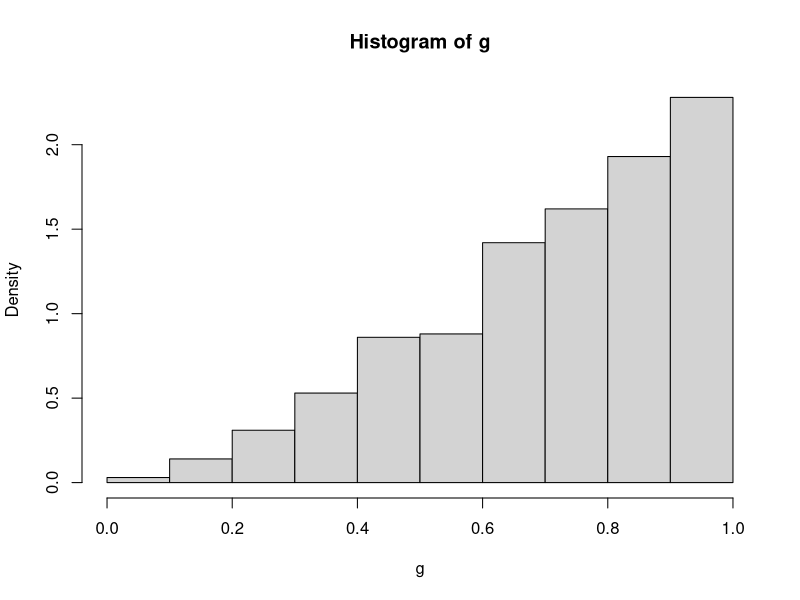
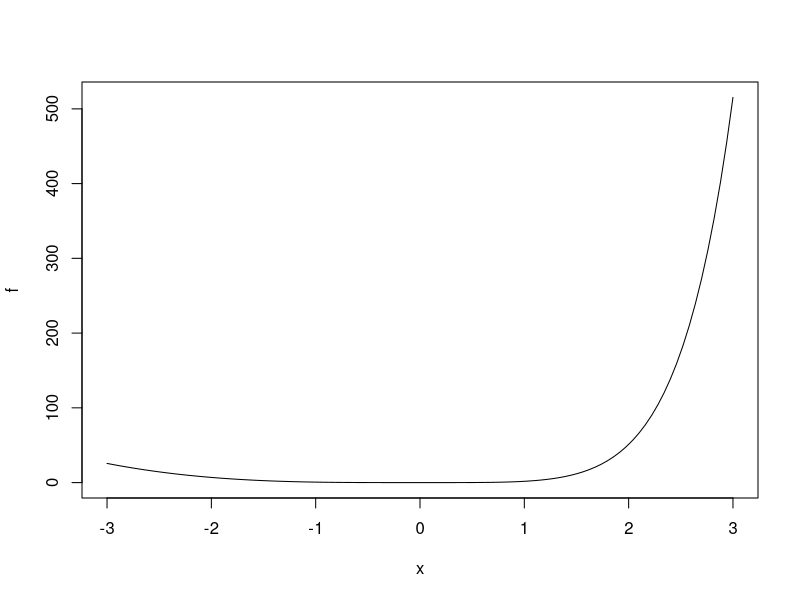

Here is the R script that generated these plots, in order:
## ---- chunk 1
# Due Week 6, Saturday Feb 29 by 11:59 PM on Compass
options(scipen = 1, digits = 4, width = 80)
library(knitr)
opts_chunk$set(echo=FALSE,
               cache=TRUE, autodep=TRUE, cache.comments=FALSE,
               message=FALSE, warning=FALSE)
## ---- chunk 2
u = numeric()
k = numeric()

geo = function(n,p){
for (i in 1:n) {
  u[i] = runif(1)
  if (u[i] < p)
    k[i] = 0
  else
    k[i] = ceiling(log(1-u[i])/log(1-p))-1#inverse cdf
}
  return(k)
}

mean(geo(1000, 0.4))
mean(rgeom(1000,0.4))

## ---- chunk 3
u1 <- runif(1000, 0, 2)
x1 <- 2*mean(cos(exp(u1)*u1))
x1
## ---- chunk 4
x <- runif(1000)
y <- runif(1000)
x2 <- mean(exp(-(x+y)^2) * (x^2+y))
x2

## ---- chunk 5
x <- runif(1000, 0, 3)
y <- runif(1000, 0, 4)
x3 <- 12*mean(exp(-(x+y)^2) * (x^2+y))
x3
## ---- chunk 6
set.seed(123)
u = runif(1000)
I0 = mean(log(u+1))
I0
## ---- chunk 7
set.seed(123)
u = runif(1000)
x = numeric()
for(i in 1: 1000){
  x[i] = mean(log(u[i]+1))
}

E0 <- sd(x)/sqrt(1000)
E0
## ---- chunk 8
set.seed(123)
k1 <- 500
u1 <- runif(k1)
I11 <- mean(log(u1+1))

set.seed(124)
k2 <- 500
u2 <- runif(k2)
I12 <- mean(log(1-u2 + 1))

I1 <- (I11 + I12)/2
I1
## ---- chunk 9
I1 = numeric()
I11 = numeric()
I12 = numeric()


for(i in 1:1000){
  k1 <- 500
  u1 <- runif(500)
  I11[i] <- mean(log(u1 + 1))
  
  k2 <- 500
  u2 <- runif(500)
  I12[i] <- mean(log(1-u2+1))
  
  
  I1[i] <- (I11[i] + I12[i])/2
}

E1 <- sd(I1)
E1
## ---- chunk 10
#inverse cdf
set.seed(123)
alpha <- 1.5
u <- runif(1000)
g <- u^(1/(alpha+1))
hist(g, probability = TRUE)
## ---- chunk 11
m = 10000
alpha = 1.5

g = function(x){
  g = log(x+1)

}

u = runif(m)
x = u^(1/(alpha+1))
gfphi = g(x)/(2.5*x^1.5)
I2 = mean(gfphi)
I2
## ---- chunk 12
m = 10000
alpha = 1.5

fg = function(x){
  f = log(x+1)
  g = (x>0)*(x<1)
  f*g
}


estimates = numeric()

for(i in 1:m){
  x = runif(1000)^(1/(alpha+1))
  gfphi = g(x)/((1+alpha)*x^alpha)
  estimates[i] = mean(gfphi)
}

E2 = sd(estimates)
E2
## ---- chunk 13
f <- function(x) x^3*(exp(x)-1)
plot(f, from = -3, to = 3)
## ---- chunk 14
u <- runif(10000, -3, 3)
s0 <- 6*mean(u^3*(exp(u)-1))
s0
## ---- chunk 15
m = 10000
k = 6

S1 = numeric()
g = function(x){
  x^3*(exp(x)-1)
}

for(j in -3:3){
  S1[j] = mean(g(runif(m/k, j-1, j)))
}

S1 <- sum(S1)
S1
## ---- chunk 16
n <- 1000
estimates <- matrix(0, n, 2)

m = 10000
k = 6
S1 = numeric(k)

g = function(x){
  x^3*(exp(x)-1)
}

for(i in 1:n){
  estimates[i, 1] = 6*mean(g(runif(m, -3, 3)))
  
  for(j in -3:3){
  S1[j] = mean(g(runif(m/k, j-1, j)))
  }
  
  estimates[i, 2] = sum(S1)
}


apply(estimates, 2, mean)

apply(estimates, 2, var)

## ---- chunk 17
#refer to example 3.5
x = seq(0.1, 2.5, by = 0.1)
u = runif(10000)

cdf = numeric()
se = numeric()

for (i in 1:length(x)) {
  u = runif(10000, 0, x[i])
  gx = exp(-u^2 / 2)
  cdf[i] = x[i]*mean(gx)/sqrt(2*pi) + 0.5
  se[i] = x[i]*sd(gx)/sqrt(2*pi)/sqrt(10000)
}

#cbind(x, cdf,   phi=pnorm(q = x),se)

cbind(x, cdf,   phi=pnorm(q = x),se)[20,4]^2 # variance for MC estimate of phi(2).

cbind(x, cdf, phi=pnorm(q = x),se)[20,2]+cbind(x, cdf, phi=pnorm(q = x),se)[20,4]*c(-1.96,1.96) # 95% CI for MC estimate of phi(2).

## ---- chunk 18
f <- function(x){
  x^2 * (1-x)^2
}

beta <- function(x){
  if(x <= 0) {return (0)}
  if(x >= 1) {return (1)}
  
  c <- 1/integrate(f, 0, 1)$val
  u <- runif(2000, 0, x)
  ret <- x*c*mean(f(u))
  return (ret)
}

x <- seq(0.1, 0.9, 0.1)
cdf <- numeric()

for( i in 1:9) {
  cdf[i] <- beta(x[i])
}

true_cdf <- pbeta(x, 3, 3)

data.frame(x, cdf, true_cdf, abs(true_cdf - cdf))

#similar result
## ---- chunk 19
m = 1000
theta.hat = numeric()
se = numeric()

gf = function(x){
  g = exp(-x^2/2)/(x^2/sqrt(2*pi))
  f = (x>1)
  g*f
}

##try f1
x = rexp(m, 1)
gfphi = gf(x)/exp(-x)
theta.hat[1] = mean(gfphi)
se[1] = sd(gfphi)/sqrt(m)

##try f2
#use inverse cdf to similarte the f2
u = runif(m)
x = (3*u)^(1/3)
gfphi = gf(x)/(x^2)
theta.hat[2] = mean(gfphi)
se[2] = sd(gfphi)/sqrt(m)


se

## ---- chunk 20

n <- 1000
gf <- function(x){
  if(x < 0) {return (0)}
  else if (x>1) {return (0)}
  gf = exp(-1/(2*x^2)) / (sqrt(2*pi)*x^4)
  return (gf)
}

iter <- 0
x <- numeric()

while(iter < n){
  f1 <- rexp(1)
  x[iter] <- gf(f1)
  iter <- iter + 1
}

gfphi = x/exp(-x)
thetheta = mean(gfphi)
thetheta
